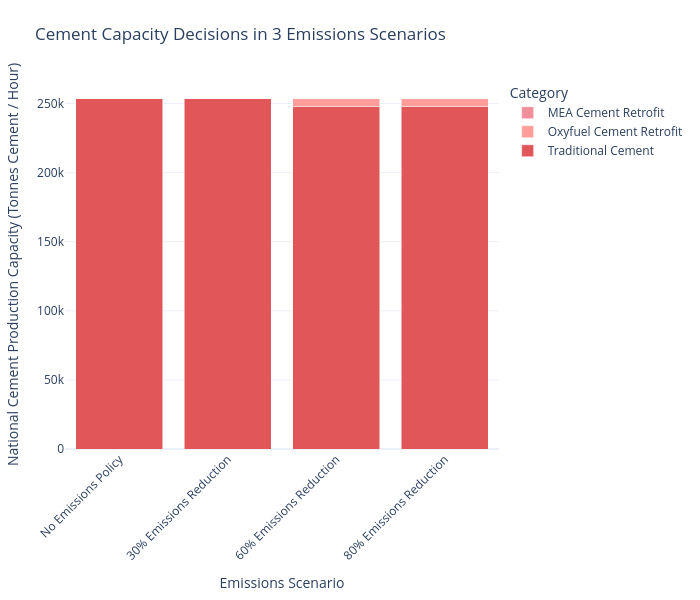

Here is the notebook cell this chart was saved with:
### Code cell
plot_stacked_bar(
    consolidate_capacity(cement_df).T,
    scenario_map=scenario_map,
    name_map=tech_name_map,
    color_map=custom_color_map,
    title_name = "Cement Capacity Decisions in 3 Emissions Scenarios",
    xaxis_name="Emissions Scenario",
    yaxis_name="National Cement Production Capacity (Tonnes Cement / Hour)",
    width=700
)

### Figure 1 — Plotly figure (JSON) as saved in the notebook; plotly's stock layout.template omitted (floating-point values rounded to 4 significant figures)
{"data": [{"hovertemplate": "Category=Traditional Cement<br>Emissions Scenario=%{x}<br>National Cement Production Capacity (Tonnes Cement / Hour)=%{y}<extra></extra>", "legendgroup": "Traditional Cement", "marker": {"color": "#e15759", "pattern": {"shape": ""}}, "name": "Traditional Cement", "orientation": "v", "showlegend": true, "textposition": "auto", "type": "bar", "x": ["No Emissions Policy", "30% Emissions Reduction", "60% Emissions Reduction", "80% Emissions Reduction"], "xaxis": "x", "y": [253700.0, 253500.0, 248100.0, 248100.0], "yaxis": "y"}, {"hovertemplate": "Category=Oxyfuel Cement Retrofit<br>Emissions Scenario=%{x}<br>National Cement Production Capacity (Tonnes Cement / Hour)=%{y}<extra></extra>", "legendgroup": "Oxyfuel Cement Retrofit", "marker": {"color": "#ff9d9a", "pattern": {"shape": ""}}, "name": "Oxyfuel Cement Retrofit", "orientation": "v", "showlegend": true, "textposition": "auto", "type": "bar", "x": ["No Emissions Policy", "30% Emissions Reduction", "60% Emissions Reduction", "80% Emissions Reduction"], "xaxis": "x", "y": [0.03196, 0.06194, 5436.0, 5437.0], "yaxis": "y"}, {"hovertemplate": "Category=MEA Cement Retrofit<br>Emissions Scenario=%{x}<br>National Cement Production Capacity (Tonnes Cement / Hour)=%{y}<extra></extra>", "legendgroup": "MEA Cement Retrofit", "marker": {"color": "#f28e9b", "pattern": {"shape": ""}}, "name": "MEA Cement Retrofit", "orientation": "v", "showlegend": true, "textposition": "auto", "type": "bar", "x": ["No Emissions Policy", "30% Emissions Reduction", "60% Emissions Reduction", "80% Emissions Reduction"], "xaxis": "x", "y": [0.0, 0.0, 0.0, 0.0], "yaxis": "y"}], "layout": {"barmode": "stack", "height": 600, "legend": {"title": {"text": "Category"}, "tracegroupgap": 0, "traceorder": "reversed"}, "margin": {"b": 80, "l": 60, "r": 60, "t": 80}, "title": {"text": "Cement Capacity Decisions in 3 Emissions Scenarios"}, "width": 700, "xaxis": {"anchor": "y", "domain": [0, 1], "tickangle": -45, "title": {"text": "Emissions Scenario"}}, "yaxis": {"anchor": "x", "domain": [0, 1], "title": {"text": "National Cement Production Capacity (Tonnes Cement / Hour)"}}}}
